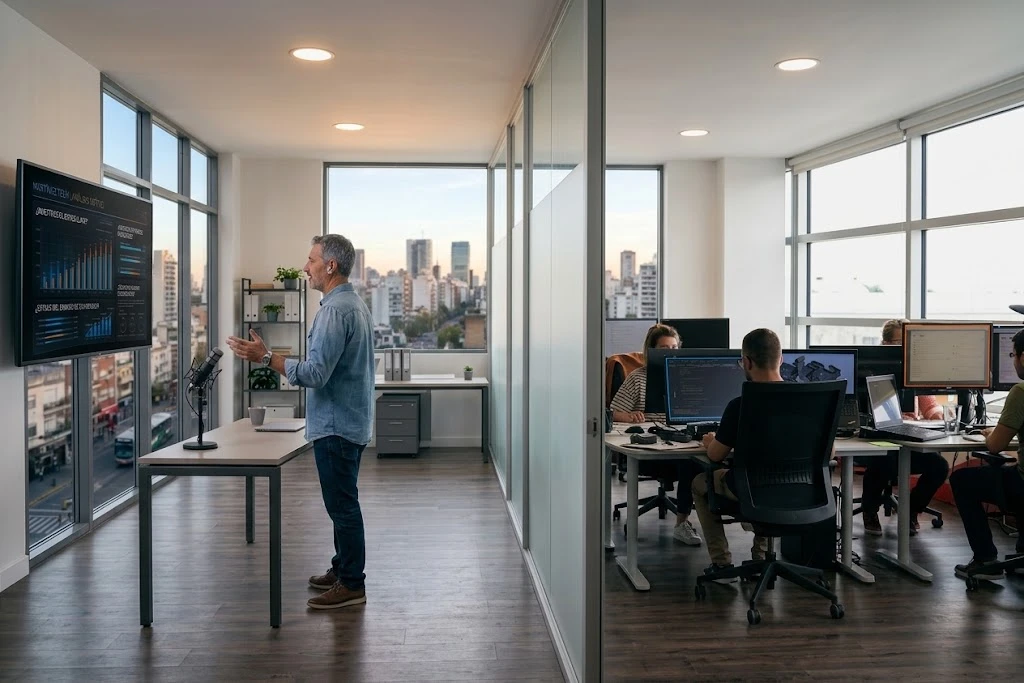
#> input picture sitio-web/tools/hero/portada-original.webp, 1024 x 683 px
$ python portada_foto.py hero/portada-original.webp
#> lines starting #> are read from the running program, lines starting #| are printed output that depends on the picture
#> in main, original is the input picture: PIL image 1024x683 RGB; mean R, G, B 125.1, 123.8, 121.7
"""Prepara la imagen de la portada del inicio: la aclara y la agranda lo mejor que se puede.

La portada ya no usa esta foto: hoy es la pregunta en voz alta (src/hero.html). Se conserva
el script por si se vuelve a usar la imagen; para eso hay que volver a generarla, porque los
archivos que escribía se borraron del repositorio.

Parte de tools/hero/portada-original.webp, de 1536 x 1024 (3:2) —el escritorio de quien
decide, con el monitor de frente y la mano apoyada sobre la pantalla— y escribe
src/assets/img/hero/portada-{1536,2048}.webp.

Está generada con IA (Gemini / Nano Banana): no es la foto de una oficina real y la
persona que aparece no existe. La licencia está anotada en el README, en «Portada del
inicio»; si se reemplaza por una foto de verdad hay que anotar allá la licencia y la
cesión de imagen de quien aparezca.

Dos cosas pasan acá:

1. Revelado. Viene con un velo cálido fuerte: la mediana se desvía del gris unos 30
   niveles. Se neutraliza por canal con una gamma que no mueve ni el negro ni el blanco,
   y el resto queda apenas insinuado. Ojo acá: esta foto ya viene clara (luz media 136 a
   149) y con un 1 a 1,5 % quemado, así que el aclarado fuerte que pedían las anteriores
   le lava los azules del monitor y la aplana. Si se cambia la foto, volver a mirar estos
   números antes de dar por buenos los valores.

2. Agrandado. La portada ocupa toda la pantalla y la cámara se acerca, así que el
   navegador tiene que estirar la foto varias veces. Un Lanczos a secas queda blando:
   acá se hace retroproyección, que es iterar «agrandar, achicar, comparar con el
   original y devolver la diferencia». Eso no inventa detalle (no hay de dónde), pero
   recupera el que el agrandado se come y deja los bordes mucho más definidos.

   python tools/portada_foto.py            (regenera los dos archivos)
   python tools/portada_foto.py --revelado (solo muestra los números del revelado)
"""
from __future__ import annotations

import sys
from pathlib import Path

import numpy as np
from PIL import Image, ImageFilter

RAIZ = Path(__file__).resolve().parent.parent
DESTINO = RAIZ / 'src' / 'assets' / 'img' / 'hero'
# (archivo de origen, nombre que se publica, (ancho, calidad webp) …)
# El tamaño grande sale de cuánto se le acerca la cámara. La mitad de pantalla mide unos
# 684 px, que a dpr 2 son ~1370 px de dispositivo; en el encuadre más cerrado se ven unos
# 570 de los 1536 px de ancho de la foto, así que hay que agrandarla. Si se cambian los
# encuadres de hero.html, rehacer esta cuenta.
FOTOS = (
    ('portada-original.webp', 'portada', ((1536, 86), (2048, 82))),
)

GAMMA_LUZ = 0.95        # <1 aclara los medios tonos y deja quietos negro y blanco
SATURACION = 0.96       # un poco menos de color, apenas
CONTRASTE = 0.05        # cuánto se recupera arriba, después de aclarar
PASOS = 12              # iteraciones de retroproyección
EMPUJE = 0.9            # cuánto de la diferencia se devuelve en cada paso


def revelado(a: np.ndarray) -> np.ndarray:
    """Aclara, neutraliza el velo cálido y baja la saturación. Entra y sale en 0..1."""
    # Gamma por canal para que el medio tono quede neutro, sin tocar negro ni blanco
    medios = np.array([np.median(a[..., c]) for c in range(3)])
#> medios = [0.533, 0.514, 0.494]
    objetivo = medios.mean()
#> objetivo = 0.514
    gammas = np.log(objetivo) / np.log(medios)
#> gammas = [1.06, 1, 0.945]
    a = a ** gammas

    a = a ** GAMMA_LUZ

    gris = (a * [0.2126, 0.7152, 0.0722]).sum(-1, keepdims=True)
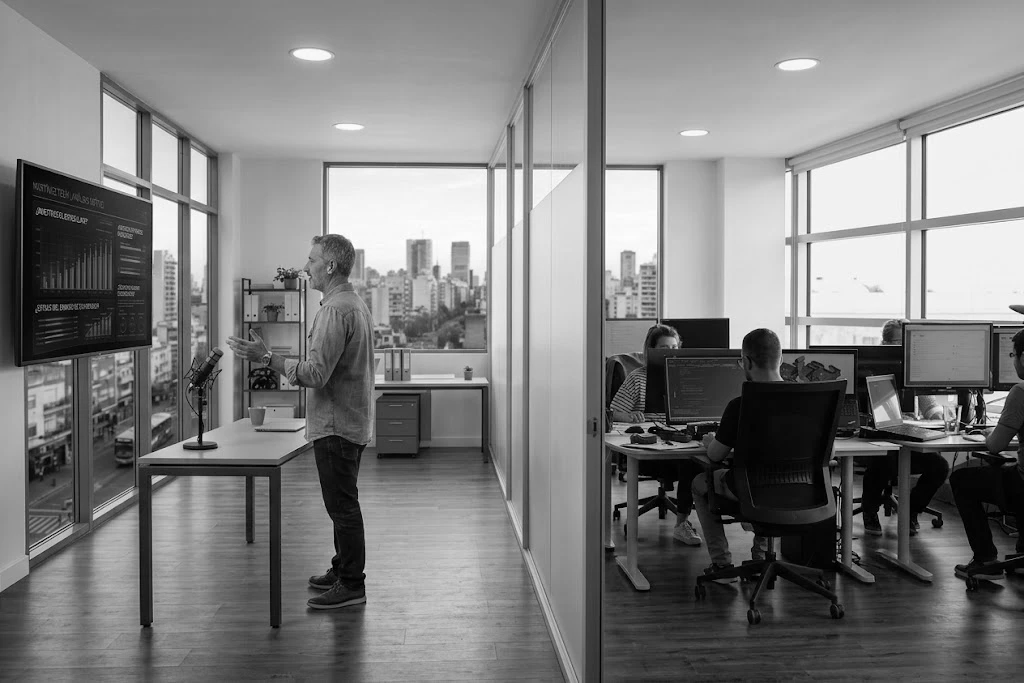
#> gris: shape (683, 1024, 1) float64; min 0, max 1, mean 0.497
    a = gris + (a - gris) * SATURACION

    # Una ese suave: lo que se aclaró de más arriba vuelve, y el negro no se levanta
    a = a + CONTRASTE * np.sin(2 * np.pi * a) / (2 * np.pi) * -1
    return np.clip(a, 0, 1)


def retroproyeccion(base: Image.Image, ancho: int) -> Image.Image:
    """Agranda iterando: agrandar, achicar, comparar y devolver la diferencia."""
    alto = round(ancho * base.height / base.width)
    chico = np.asarray(base, dtype=np.float32)
    grande = np.asarray(base.resize((ancho, alto), Image.LANCZOS), dtype=np.float32)
    for _ in range(PASOS):
        vuelta = np.asarray(
            Image.fromarray(np.clip(grande, 0, 255).astype('uint8'))
            .resize(base.size, Image.LANCZOS), dtype=np.float32)
        error = chico - vuelta
        grande += EMPUJE * np.asarray(
            Image.fromarray(np.clip(error + 128, 0, 255).astype('uint8'))
            .resize((ancho, alto), Image.LANCZOS), dtype=np.float32) - EMPUJE * 128
    return Image.fromarray(np.clip(grande, 0, 255).astype('uint8'))


def main() -> int:
    DESTINO.mkdir(parents=True, exist_ok=True)
    for archivo, nombre, anchos in FOTOS:
        origen = RAIZ / 'tools' / 'hero' / archivo
        if not origen.exists():
            print(f'falta la foto original en {origen}')
            return 1
        original = Image.open(origen).convert('RGB')
        claro = revelado(np.asarray(original, dtype=np.float32) / 255)

        if '--revelado' in sys.argv:
            antes = np.asarray(original, dtype=float)
            despues = claro * 255
            print(archivo)
            for etiqueta, x in (('  antes  ', antes), ('  después', despues)):
                luma = x @ [0.2126, 0.7152, 0.0722]
                print(etiqueta, 'media', round(luma.mean(), 1),
                      '· mediana RGB', np.median(x.reshape(-1, 3), 0).round(1),
                      '· quemado', f'{(luma > 250).mean() * 100:.2f} %')
            continue

        base = Image.fromarray((claro * 255).round().astype('uint8'))
        for ancho, calidad in anchos:
            if ancho == base.width:
                im = base
            else:
                im = retroproyeccion(base, ancho)
                # Un último toque de nitidez, suave: la retroproyección ya hizo lo grueso
                im = im.filter(ImageFilter.UnsharpMask(radius=1.4, percent=38, threshold=2))
            salida = DESTINO / f'{nombre}-{ancho}.webp'
            im.save(salida, quality=calidad, method=6)
            print(f'{salida.name}: {im.width} x {im.height}, {salida.stat().st_size // 1024} KB')
    return 0


if __name__ == '__main__':
#> (the run stopped early here; a loop or call above may not have finished)

$ run again, with sitio-web/tools/hero/portada-3-original.webp copied over sitio-web/tools/hero/portada-original.webp
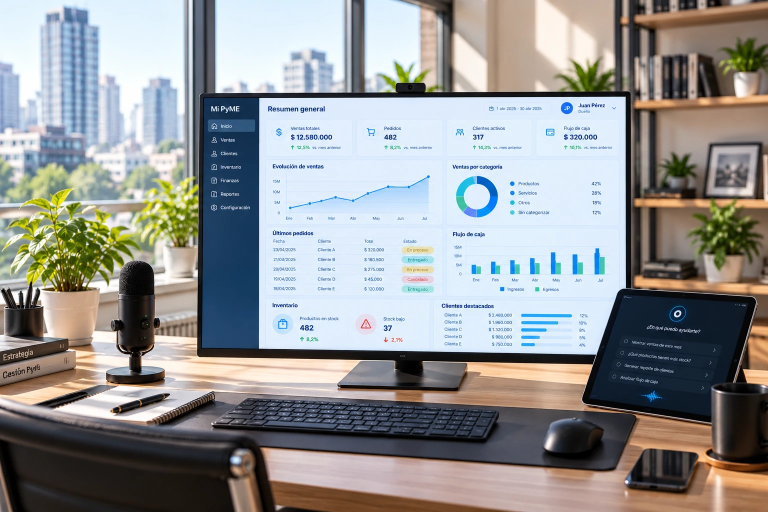
#> input picture sitio-web/tools/hero/portada-3-original.webp, 1536 x 1024 px (shown at 1/2 size)
#> in main, original is the input picture: PIL image 1536x1024 RGB; mean R, G, B 147.8, 149, 149
#> medios = [0.69, 0.639, 0.592]
#> objetivo = 0.641
#> gammas = [1.2, 0.995, 0.85]
#> in revelado, `gris = (a * [0.2126, 0.7152, 0.0722]).sum(-1, keepdims=True)`:
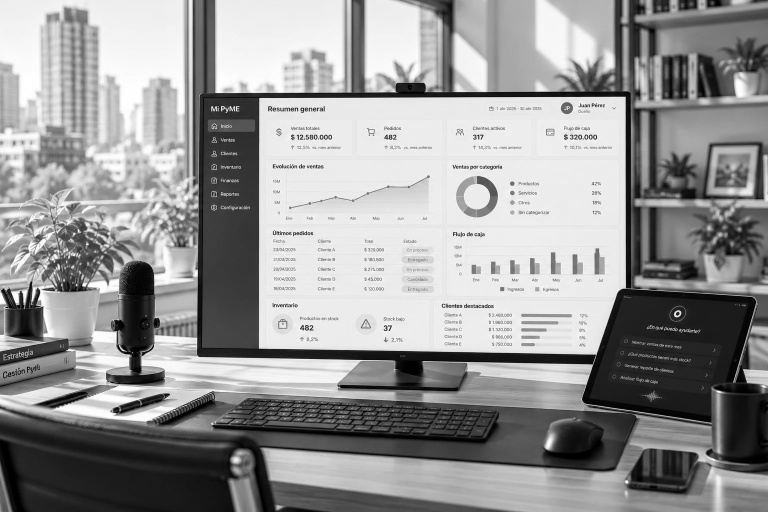
#> gris: shape (1024, 1536, 1) float64 (shown at 1/2 size); min 0, max 1, mean 0.589

$ run again, with sitio-web/tools/hero/portada-tv-original.webp copied over sitio-web/tools/hero/portada-original.webp
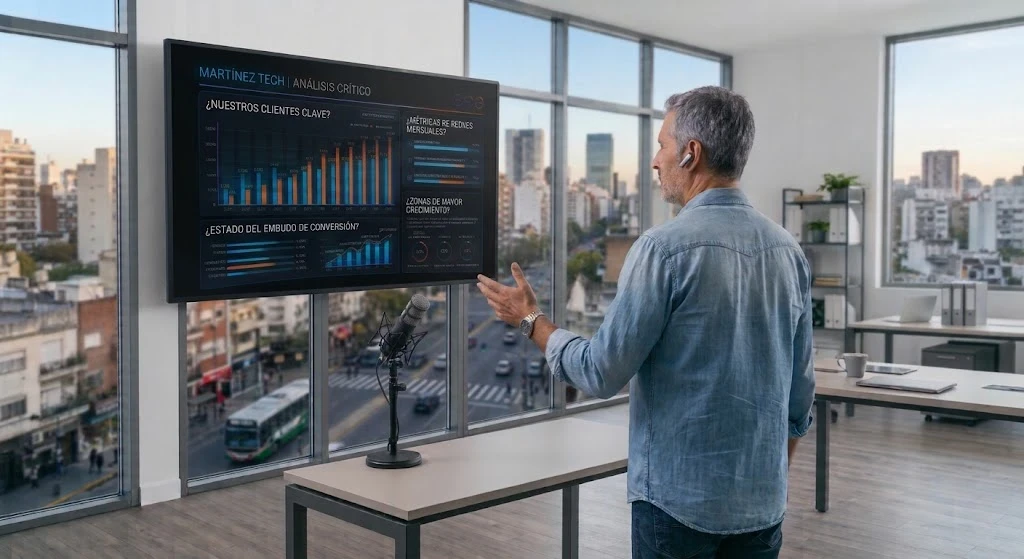
#> input picture sitio-web/tools/hero/portada-tv-original.webp, 1024 x 559 px
#> in main, original is the input picture: PIL image 1024x559 RGB; mean R, G, B 116.9, 121, 125.5
#> medios = [0.463, 0.451, 0.467]
#> objetivo = 0.46
#> gammas = [1.01, 0.975, 1.02]
#> in revelado, `gris = (a * [0.2126, 0.7152, 0.0722]).sum(-1, keepdims=True)`:
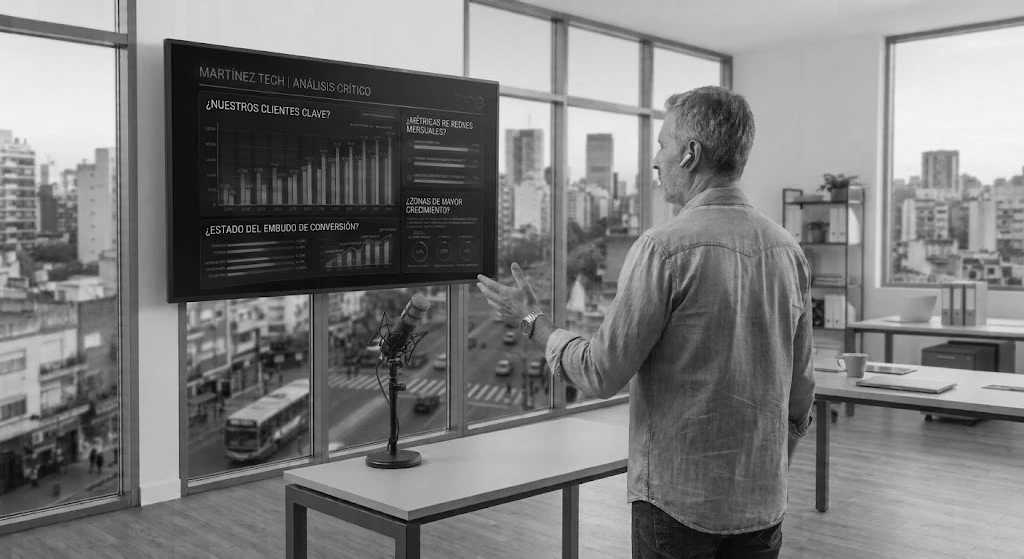
#> gris: shape (559, 1024, 1) float64; min 0, max 0.972, mean 0.491
